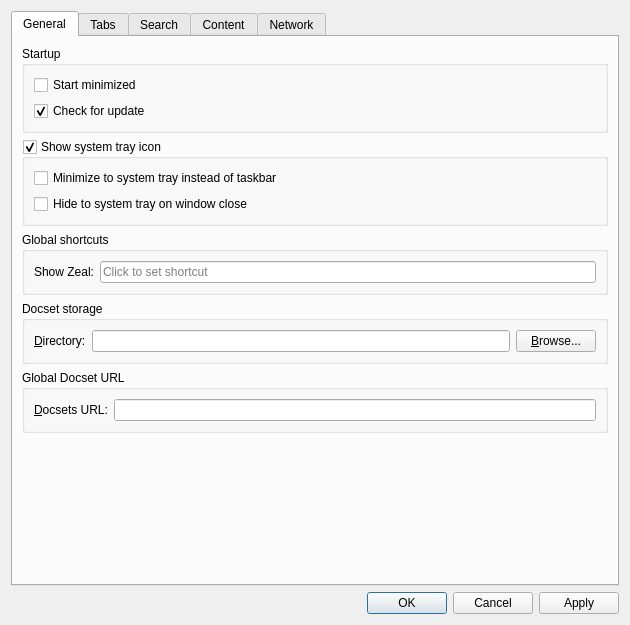
<?xml version="1.0" encoding="UTF-8"?>
<ui version="4.0">
 <class>Zeal::WidgetUi::SettingsDialog</class>
 <widget class="QDialog" name="Zeal::WidgetUi::SettingsDialog">
  <property name="windowModality">
   <enum>Qt::ApplicationModal</enum>
  </property>
  <property name="geometry">
   <rect>
    <x>0</x>
    <y>0</y>
    <width>630</width>
    <height>625</height>
   </rect>
  </property>
  <property name="windowTitle">
   <string>Preferences</string>
  </property>
  <layout class="QVBoxLayout" name="verticalLayout">
   <item>
    <widget class="QTabWidget" name="tabWidget">
     <property name="currentIndex">
      <number>0</number>
     </property>
     <widget class="QWidget" name="generalTab">
      <attribute name="title">
       <string>General</string>
      </attribute>
      <layout class="QVBoxLayout" name="verticalLayout_7">
       <item>
        <widget class="QGroupBox" name="groupBox_3">
         <property name="title">
          <string>Startup</string>
         </property>
         <layout class="QVBoxLayout" name="verticalLayout_9">
          <item>
           <widget class="QCheckBox" name="startMinimizedCheckBox">
            <property name="text">
             <string>Start minimized</string>
            </property>
           </widget>
          </item>
          <item>
           <widget class="QCheckBox" name="checkForUpdateCheckBox">
            <property name="text">
             <string>Check for update</string>
            </property>
            <property name="checked">
             <bool>true</bool>
            </property>
           </widget>
          </item>
         </layout>
        </widget>
       </item>
       <item>
        <widget class="QGroupBox" name="systrayGroupBox">
         <property name="title">
          <string>Show system tray icon</string>
         </property>
         <property name="checkable">
          <bool>true</bool>
         </property>
         <layout class="QVBoxLayout" name="verticalLayout_8">
          <item>
           <widget class="QCheckBox" name="minimizeToSystrayCheckBox">
            <property name="text">
             <string>Minimize to system tray instead of taskbar</string>
            </property>
           </widget>
          </item>
          <item>
           <widget class="QCheckBox" name="hideToSystrayCheckBox">
            <property name="text">
             <string>Hide to system tray on window close</string>
            </property>
           </widget>
          </item>
         </layout>
        </widget>
       </item>
       <item>
        <widget class="QGroupBox" name="globalHotKeyGroupBox">
         <property name="title">
          <string>Global shortcuts</string>
         </property>
         <layout class="QFormLayout" name="formLayout_2">
          <property name="fieldGrowthPolicy">
           <enum>QFormLayout::AllNonFixedFieldsGrow</enum>
          </property>
          <item row="0" column="0">
           <widget class="QLabel" name="label_9">
            <property name="text">
             <string>Show Zeal:</string>
            </property>
           </widget>
          </item>
          <item row="0" column="1">
           <widget class="ShortcutEdit" name="toolButton">
            <property name="placeholderText">
             <string>Click to set shortcut</string>
            </property>
            <property name="clearButtonEnabled">
             <bool>true</bool>
            </property>
           </widget>
          </item>
         </layout>
        </widget>
       </item>
       <item>
        <widget class="QGroupBox" name="groupBox_4">
         <property name="title">
          <string>Docset storage</string>
         </property>
         <layout class="QFormLayout" name="formLayout_3">
          <property name="fieldGrowthPolicy">
           <enum>QFormLayout::AllNonFixedFieldsGrow</enum>
          </property>
          <item row="0" column="0">
           <widget class="QLabel" name="label_5">
            <property name="text">
             <string>&amp;Directory:</string>
            </property>
            <property name="buddy">
             <cstring>docsetStorageEdit</cstring>
            </property>
           </widget>
          </item>
          <item row="0" column="1">
           <layout class="QHBoxLayout" name="horizontalLayout_2">
            <item>
             <widget class="QLineEdit" name="docsetStorageEdit">
              <property name="clearButtonEnabled">
               <bool>true</bool>
              </property>
             </widget>
            </item>
            <item>
             <widget class="QPushButton" name="docsetStorageBrowseButton">
              <property name="text">
               <string>&amp;Browse...</string>
              </property>
             </widget>
            </item>
           </layout>
          </item>
         </layout>
        </widget>
       </item>
       <item>
        <widget class="QGroupBox" name="groupBox_5">
         <property name="title">
          <string>Global Docset URL</string>
         </property>
         <layout class="QFormLayout" name="formLayout_4">
          <property name="fieldGrowthPolicy">
           <enum>QFormLayout::AllNonFixedFieldsGrow</enum>
          </property>
          <item row="0" column="0">
           <widget class="QLabel" name="label_8">
            <property name="text">
             <string>&amp;Docsets URL:</string>
            </property>
            <property name="buddy">
             <cstring>docsetUrlEdit</cstring>
            </property>
           </widget>
          </item>
          <item row="0" column="1">
           <layout class="QHBoxLayout" name="horizontalLayout_4">
            <item>
             <widget class="QLineEdit" name="docsetUrlEdit">
              <property name="clearButtonEnabled">
               <bool>true</bool>
              </property>
             </widget>
            </item>
           </layout>
          </item>
         </layout>
        </widget>
       </item>
       <item>
        <spacer name="verticalSpacer">
         <property name="orientation">
          <enum>Qt::Vertical</enum>
         </property>
         <property name="sizeHint" stdset="0">
          <size>
           <width>20</width>
           <height>40</height>
          </size>
         </property>
        </spacer>
       </item>
      </layout>
     </widget>
     <widget class="QWidget" name="tabsTab">
      <attribute name="title">
       <string>Tabs</string>
      </attribute>
      <layout class="QVBoxLayout" name="verticalLayout_6">
       <item>
        <widget class="QGroupBox" name="groupBox_6">
         <property name="title">
          <string>Behavior</string>
         </property>
         <layout class="QVBoxLayout" name="verticalLayout_12">
          <item>
           <widget class="QCheckBox" name="openNewTabAfterActive">
            <property name="text">
             <string>Open new tab after active</string>
            </property>
           </widget>
          </item>
         </layout>
        </widget>
       </item>
       <item>
        <spacer name="verticalSpacer_5">
         <property name="orientation">
          <enum>Qt::Vertical</enum>
         </property>
         <property name="sizeHint" stdset="0">
          <size>
           <width>20</width>
           <height>40</height>
          </size>
         </property>
        </spacer>
       </item>
      </layout>
     </widget>
     <widget class="QWidget" name="searchTab">
      <attribute name="title">
       <string>Search</string>
      </attribute>
      <layout class="QVBoxLayout" name="verticalLayout_4">
       <item>
        <widget class="QGroupBox" name="groupBox_5">
         <property name="title">
          <string>Local search</string>
         </property>
         <layout class="QVBoxLayout" name="verticalLayout_11">
          <item>
           <widget class="QCheckBox" name="fuzzySearchCheckBox">
            <property name="text">
             <string>Use fuzzy search (experimental)</string>
            </property>
           </widget>
          </item>
         </layout>
        </widget>
       </item>
       <item>
        <spacer name="verticalSpacer_4">
         <property name="orientation">
          <enum>Qt::Vertical</enum>
         </property>
         <property name="sizeHint" stdset="0">
          <size>
           <width>20</width>
           <height>40</height>
          </size>
         </property>
        </spacer>
       </item>
      </layout>
     </widget>
     <widget class="QWidget" name="contentTab">
      <attribute name="title">
       <string>Content</string>
      </attribute>
      <layout class="QVBoxLayout" name="verticalLayout_3">
       <item>
        <widget class="QGroupBox" name="fontsGroupBox">
         <property name="title">
          <string>Fonts</string>
         </property>
         <layout class="QVBoxLayout" name="verticalLayout_14">
          <item>
           <layout class="QHBoxLayout" name="horizontalLayout_3" stretch="4,0">
            <item>
             <layout class="QFormLayout" name="formLayout">
              <property name="sizeConstraint">
               <enum>QLayout::SetMinimumSize</enum>
              </property>
              <item row="0" column="0">
               <widget class="QLabel" name="label">
                <property name="text">
                 <string>De&amp;fault:</string>
                </property>
                <property name="buddy">
                 <cstring>defaultFontComboBox</cstring>
                </property>
               </widget>
              </item>
              <item row="0" column="1">
               <widget class="QComboBox" name="defaultFontComboBox"/>
              </item>
              <item row="1" column="0">
               <widget class="QLabel" name="label_4">
                <property name="text">
                 <string>&amp;Serif:</string>
                </property>
                <property name="buddy">
                 <cstring>serifFontComboBox</cstring>
                </property>
               </widget>
              </item>
              <item row="1" column="1">
               <widget class="QFontComboBox" name="serifFontComboBox">
                <property name="fontFilters">
                 <set>QFontComboBox::ScalableFonts</set>
                </property>
               </widget>
              </item>
              <item row="2" column="0">
               <widget class="QLabel" name="label_6">
                <property name="text">
                 <string>Sa&amp;ns-serif:</string>
                </property>
                <property name="buddy">
                 <cstring>sansSerifFontComboBox</cstring>
                </property>
               </widget>
              </item>
              <item row="2" column="1">
               <widget class="QFontComboBox" name="sansSerifFontComboBox">
                <property name="fontFilters">
                 <set>QFontComboBox::ScalableFonts</set>
                </property>
               </widget>
              </item>
              <item row="3" column="0">
               <widget class="QLabel" name="label_3">
                <property name="text">
                 <string>&amp;Monospace:</string>
                </property>
                <property name="buddy">
                 <cstring>fixedFontComboBox</cstring>
                </property>
               </widget>
              </item>
              <item row="3" column="1">
               <widget class="QFontComboBox" name="fixedFontComboBox">
                <property name="fontFilters">
                 <set>QFontComboBox::MonospacedFonts|QFontComboBox::ScalableFonts</set>
                </property>
               </widget>
              </item>
             </layout>
            </item>
            <item>
             <layout class="QVBoxLayout" name="verticalLayout_16">
              <item>
               <layout class="QFormLayout" name="formLayout_6">
                <item row="0" column="0">
                 <widget class="QLabel" name="label_7">
                  <property name="text">
                   <string>Si&amp;ze:</string>
                  </property>
                  <property name="buddy">
                   <cstring>fontSizeComboBox</cstring>
                  </property>
                 </widget>
                </item>
                <item row="0" column="1">
                 <widget class="QComboBox" name="fontSizeComboBox"/>
                </item>
               </layout>
              </item>
              <item>
               <spacer name="verticalSpacer_6">
                <property name="orientation">
                 <enum>Qt::Vertical</enum>
                </property>
                <property name="sizeHint" stdset="0">
                 <size>
                  <width>20</width>
                  <height>40</height>
                 </size>
                </property>
               </spacer>
              </item>
              <item>
               <layout class="QFormLayout" name="formLayout_4">
                <item row="0" column="0">
                 <widget class="QLabel" name="label_11">
                  <property name="text">
                   <string>Siz&amp;e:</string>
                  </property>
                  <property name="buddy">
                   <cstring>fixedFontSizeComboBox</cstring>
                  </property>
                 </widget>
                </item>
                <item row="0" column="1">
                 <widget class="QComboBox" name="fixedFontSizeComboBox"/>
                </item>
               </layout>
              </item>
             </layout>
            </item>
           </layout>
          </item>
          <item>
           <layout class="QHBoxLayout" name="horizontalLayout_5">
            <item>
             <spacer name="horizontalSpacer_2">
              <property name="orientation">
               <enum>Qt::Horizontal</enum>
              </property>
              <property name="sizeHint" stdset="0">
               <size>
                <width>40</width>
                <height>20</height>
               </size>
              </property>
             </spacer>
            </item>
            <item>
             <widget class="QLabel" name="label_2">
              <property name="text">
               <string>Minimum f&amp;ont size:</string>
              </property>
              <property name="buddy">
               <cstring>minFontSizeComboBox</cstring>
              </property>
             </widget>
            </item>
            <item>
             <widget class="QComboBox" name="minFontSizeComboBox"/>
            </item>
           </layout>
          </item>
         </layout>
        </widget>
       </item>
       <item>
        <widget class="QGroupBox" name="styleGroupBox">
         <property name="title">
          <string>Style</string>
         </property>
         <layout class="QFormLayout" name="formLayout_5">
          <item row="1" column="0" colspan="2">
           <widget class="QCheckBox" name="darkModeCheckBox">
            <property name="text">
             <string>&amp;Dark mode</string>
            </property>
           </widget>
          </item>
          <item row="2" column="0" colspan="2">
           <widget class="QCheckBox" name="highlightOnNavigateCheckBox">
            <property name="text">
             <string>&amp;Highlight on navigate</string>
            </property>
           </widget>
          </item>
          <item row="3" column="0" colspan="2">
           <layout class="QHBoxLayout" name="horizontalLayout">
            <item>
             <widget class="QLabel" name="customCssFileLabel">
              <property name="text">
               <string>&amp;Custom CSS file:</string>
              </property>
              <property name="buddy">
               <cstring>customCssFileEdit</cstring>
              </property>
             </widget>
            </item>
            <item>
             <widget class="QLineEdit" name="customCssFileEdit">
              <property name="clearButtonEnabled">
               <bool>true</bool>
              </property>
             </widget>
            </item>
            <item>
             <widget class="QPushButton" name="customCssFileBrowseButton">
              <property name="text">
               <string>Bro&amp;wse...</string>
              </property>
             </widget>
            </item>
           </layout>
          </item>
         </layout>
        </widget>
       </item>
       <item>
        <widget class="QGroupBox" name="groupBox_7">
         <property name="title">
          <string>External Link Behavior</string>
         </property>
         <layout class="QVBoxLayout" name="verticalLayout_13">
          <item>
           <widget class="QRadioButton" name="radioExternalLinkAsk">
            <property name="text">
             <string>&amp;Ask every time</string>
            </property>
            <property name="checked">
             <bool>true</bool>
            </property>
           </widget>
          </item>
          <item>
           <widget class="QRadioButton" name="radioExternalLinkOpenDesktop">
            <property name="text">
             <string>Open in desktop &amp;browser</string>
            </property>
           </widget>
          </item>
          <item>
           <widget class="QRadioButton" name="radioExternalLinkOpen">
            <property name="text">
             <string>O&amp;pen in Zeal</string>
            </property>
           </widget>
          </item>
         </layout>
        </widget>
       </item>
       <item>
        <widget class="QGroupBox" name="groupBox_2">
         <property name="title">
          <string>Other</string>
         </property>
         <layout class="QVBoxLayout" name="verticalLayout_5">
          <item>
           <widget class="QCheckBox" name="useSmoothScrollingCheckBox">
            <property name="text">
             <string>Use smoo&amp;th scrolling</string>
            </property>
           </widget>
          </item>
         </layout>
        </widget>
       </item>
       <item>
        <spacer name="verticalSpacer_3">
         <property name="orientation">
          <enum>Qt::Vertical</enum>
         </property>
         <property name="sizeHint" stdset="0">
          <size>
           <width>20</width>
           <height>40</height>
          </size>
         </property>
        </spacer>
       </item>
      </layout>
     </widget>
     <widget class="QWidget" name="networkTab">
      <attribute name="title">
       <string>Network</string>
      </attribute>
      <layout class="QVBoxLayout" name="verticalLayout_2">
       <item>
        <widget class="QGroupBox" name="groupBox">
         <property name="title">
          <string>Proxy Settings</string>
         </property>
         <layout class="QVBoxLayout" name="verticalLayout_10">
          <item>
           <widget class="QRadioButton" name="noProxySettings">
            <property name="text">
             <string>No prox&amp;y</string>
            </property>
            <property name="checked">
             <bool>false</bool>
            </property>
           </widget>
          </item>
          <item>
           <widget class="QRadioButton" name="systemProxySettings">
            <property name="enabled">
             <bool>true</bool>
            </property>
            <property name="text">
             <string>&amp;Use system proxy settings</string>
            </property>
            <property name="checked">
             <bool>true</bool>
            </property>
           </widget>
          </item>
          <item>
           <widget class="QRadioButton" name="manualProxySettings">
            <property name="text">
             <string>&amp;Manual proxy configuration</string>
            </property>
           </widget>
          </item>
          <item>
           <widget class="QWidget" name="manualProxySettingsGroup" native="true">
            <property name="enabled">
             <bool>false</bool>
            </property>
            <layout class="QFormLayout" name="manualProxyConfigurationLayout">
             <item row="0" column="0">
              <widget class="QLabel" name="proxyHostLabel">
               <property name="text">
                <string>Pro&amp;xy host:</string>
               </property>
               <property name="buddy">
                <cstring>proxyHostEdit</cstring>
               </property>
              </widget>
             </item>
             <item row="1" column="0">
              <widget class="QLabel" name="proxyTypeLabel">
               <property name="text">
                <string>Type:</string>
               </property>
              </widget>
             </item>
             <item row="1" column="1">
              <layout class="QHBoxLayout" name="proxyTypeLayout">
               <item>
                <widget class="QRadioButton" name="proxyTypeHttpRadioButton">
                 <property name="text">
                  <string>&amp;HTTP</string>
                 </property>
                 <property name="checked">
                  <bool>true</bool>
                 </property>
                 <attribute name="buttonGroup">
                  <string notr="true">proxyTypeButtonGroup</string>
                 </attribute>
                </widget>
               </item>
               <item>
                <widget class="QRadioButton" name="proxyTypeSocks5RadioButton">
                 <property name="text">
                  <string>&amp;SOCKS5</string>
                 </property>
                 <attribute name="buttonGroup">
                  <string notr="true">proxyTypeButtonGroup</string>
                 </attribute>
                </widget>
               </item>
               <item>
                <spacer name="horizontalSpacer">
                 <property name="orientation">
                  <enum>Qt::Horizontal</enum>
                 </property>
                 <property name="sizeHint" stdset="0">
                  <size>
                   <width>40</width>
                   <height>20</height>
                  </size>
                 </property>
                </spacer>
               </item>
              </layout>
             </item>
             <item row="0" column="1">
              <layout class="QHBoxLayout" name="proxyHostPortLayout">
               <item>
                <widget class="QLineEdit" name="proxyHostEdit"/>
               </item>
               <item>
                <widget class="QLabel" name="proxyPortLabel">
                 <property name="text">
                  <string>&amp;Port:</string>
                 </property>
                 <property name="buddy">
                  <cstring>proxyPortEdit</cstring>
                 </property>
                </widget>
               </item>
               <item>
                <widget class="QSpinBox" name="proxyPortEdit">
                 <property name="maximum">
                  <number>65535</number>
                 </property>
                </widget>
               </item>
              </layout>
             </item>
             <item row="2" column="0" colspan="2">
              <widget class="QCheckBox" name="proxyRequiresAuthCheckBox">
               <property name="text">
                <string>&amp;Authentication required</string>
               </property>
              </widget>
             </item>
             <item row="3" column="0">
              <widget class="QLabel" name="proxyUsernameLabel">
               <property name="enabled">
                <bool>false</bool>
               </property>
               <property name="text">
                <string>User&amp;name:</string>
               </property>
               <property name="buddy">
                <cstring>proxyUsernameEdit</cstring>
               </property>
              </widget>
             </item>
             <item row="4" column="0">
              <widget class="QLabel" name="proxyPasswordLabel">
               <property name="enabled">
                <bool>false</bool>
               </property>
               <property name="text">
                <string>Pass&amp;word:</string>
               </property>
               <property name="buddy">
                <cstring>proxyPasswordEdit</cstring>
               </property>
              </widget>
             </item>
             <item row="3" column="1">
              <widget class="QLineEdit" name="proxyUsernameEdit">
               <property name="enabled">
                <bool>false</bool>
               </property>
              </widget>
             </item>
             <item row="4" column="1">
              <widget class="QLineEdit" name="proxyPasswordEdit">
               <property name="enabled">
                <bool>false</bool>
               </property>
               <property name="echoMode">
                <enum>QLineEdit::Password</enum>
               </property>
              </widget>
             </item>
            </layout>
           </widget>
          </item>
         </layout>
        </widget>
       </item>
       <item>
        <spacer name="verticalSpacer_2">
         <property name="orientation">
          <enum>Qt::Vertical</enum>
         </property>
         <property name="sizeHint" stdset="0">
          <size>
           <width>20</width>
           <height>40</height>
          </size>
         </property>
        </spacer>
       </item>
      </layout>
     </widget>
    </widget>
   </item>
   <item>
    <widget class="QDialogButtonBox" name="buttonBox">
     <property name="standardButtons">
      <set>QDialogButtonBox::Apply|QDialogButtonBox::Cancel|QDialogButtonBox::Ok</set>
     </property>
    </widget>
   </item>
  </layout>
 </widget>
 <customwidgets>
  <customwidget>
   <class>ShortcutEdit</class>
   <extends>QLineEdit</extends>
   <header>ui/widgets/shortcutedit.h</header>
  </customwidget>
 </customwidgets>
 <resources/>
 <connections>
  <connection>
   <sender>buttonBox</sender>
   <signal>accepted()</signal>
   <receiver>Zeal::WidgetUi::SettingsDialog</receiver>
   <slot>accept()</slot>
   <hints>
    <hint type="sourcelabel">
     <x>248</x>
     <y>254</y>
    </hint>
    <hint type="destinationlabel">
     <x>157</x>
     <y>274</y>
    </hint>
   </hints>
  </connection>
  <connection>
   <sender>buttonBox</sender>
   <signal>rejected()</signal>
   <receiver>Zeal::WidgetUi::SettingsDialog</receiver>
   <slot>reject()</slot>
   <hints>
    <hint type="sourcelabel">
     <x>316</x>
     <y>260</y>
    </hint>
    <hint type="destinationlabel">
     <x>286</x>
     <y>274</y>
    </hint>
   </hints>
  </connection>
  <connection>
   <sender>customCssFileBrowseButton</sender>
   <signal>clicked()</signal>
   <receiver>Zeal::WidgetUi::SettingsDialog</receiver>
   <slot>chooseCustomCssFile()</slot>
   <hints>
    <hint type="sourcelabel">
     <x>526</x>
     <y>232</y>
    </hint>
    <hint type="destinationlabel">
     <x>299</x>
     <y>249</y>
    </hint>
   </hints>
  </connection>
  <connection>
   <sender>docsetStorageBrowseButton</sender>
   <signal>clicked()</signal>
   <receiver>Zeal::WidgetUi::SettingsDialog</receiver>
   <slot>chooseDocsetStoragePath()</slot>
   <hints>
    <hint type="sourcelabel">
     <x>526</x>
     <y>371</y>
    </hint>
    <hint type="destinationlabel">
     <x>299</x>
     <y>249</y>
    </hint>
   </hints>
  </connection>
  <connection>
   <sender>manualProxySettings</sender>
   <signal>toggled(bool)</signal>
   <receiver>manualProxySettingsGroup</receiver>
   <slot>setEnabled(bool)</slot>
   <hints>
    <hint type="sourcelabel">
     <x>299</x>
     <y>131</y>
    </hint>
    <hint type="destinationlabel">
     <x>299</x>
     <y>222</y>
    </hint>
   </hints>
  </connection>
  <connection>
   <sender>proxyRequiresAuthCheckBox</sender>
   <signal>toggled(bool)</signal>
   <receiver>proxyUsernameLabel</receiver>
   <slot>setEnabled(bool)</slot>
   <hints>
    <hint type="sourcelabel">
     <x>299</x>
     <y>224</y>
    </hint>
    <hint type="destinationlabel">
     <x>66</x>
     <y>250</y>
    </hint>
   </hints>
  </connection>
  <connection>
   <sender>proxyRequiresAuthCheckBox</sender>
   <signal>toggled(bool)</signal>
   <receiver>proxyUsernameEdit</receiver>
   <slot>setEnabled(bool)</slot>
   <hints>
    <hint type="sourcelabel">
     <x>299</x>
     <y>224</y>
    </hint>
    <hint type="destinationlabel">
     <x>330</x>
     <y>250</y>
    </hint>
   </hints>
  </connection>
  <connection>
   <sender>proxyRequiresAuthCheckBox</sender>
   <signal>toggled(bool)</signal>
   <receiver>proxyPasswordLabel</receiver>
   <slot>setEnabled(bool)</slot>
   <hints>
    <hint type="sourcelabel">
     <x>299</x>
     <y>224</y>
    </hint>
    <hint type="destinationlabel">
     <x>65</x>
     <y>278</y>
    </hint>
   </hints>
  </connection>
  <connection>
   <sender>proxyRequiresAuthCheckBox</sender>
   <signal>toggled(bool)</signal>
   <receiver>proxyPasswordEdit</receiver>
   <slot>setEnabled(bool)</slot>
   <hints>
    <hint type="sourcelabel">
     <x>299</x>
     <y>224</y>
    </hint>
    <hint type="destinationlabel">
     <x>330</x>
     <y>278</y>
    </hint>
   </hints>
  </connection>
 </connections>
 <buttongroups>
  <buttongroup name="proxyTypeButtonGroup"/>
 </buttongroups>
</ui>
